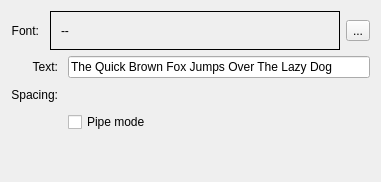
<?xml version="1.0" encoding="UTF-8"?>
<ui version="4.0">
 <class>KisWdgTextBrush</class>
 <widget class="QWidget" name="KisWdgTextBrush">
  <property name="geometry">
   <rect>
    <x>0</x>
    <y>0</y>
    <width>381</width>
    <height>182</height>
   </rect>
  </property>
  <layout class="QVBoxLayout" name="verticalLayout">
   <item>
    <layout class="QHBoxLayout" name="horizontalLayout">
     <item>
      <widget class="QLabel" name="label">
       <property name="sizePolicy">
        <sizepolicy hsizetype="Fixed" vsizetype="Preferred">
         <horstretch>0</horstretch>
         <verstretch>0</verstretch>
        </sizepolicy>
       </property>
       <property name="text">
        <string>Font:</string>
       </property>
       <property name="alignment">
        <set>Qt::AlignRight|Qt::AlignTrailing|Qt::AlignVCenter</set>
       </property>
       <property name="margin">
        <number>10</number>
       </property>
       <property name="indent">
        <number>5</number>
       </property>
      </widget>
     </item>
     <item>
      <widget class="QLabel" name="lblFont">
       <property name="sizePolicy">
        <sizepolicy hsizetype="Maximum" vsizetype="MinimumExpanding">
         <horstretch>0</horstretch>
         <verstretch>0</verstretch>
        </sizepolicy>
       </property>
       <property name="minimumSize">
        <size>
         <width>180</width>
         <height>30</height>
        </size>
       </property>
       <property name="maximumSize">
        <size>
         <width>16777</width>
         <height>40</height>
        </size>
       </property>
       <property name="frameShape">
        <enum>QFrame::Box</enum>
       </property>
       <property name="frameShadow">
        <enum>QFrame::Plain</enum>
       </property>
       <property name="lineWidth">
        <number>1</number>
       </property>
       <property name="text">
        <string>--</string>
       </property>
       <property name="scaledContents">
        <bool>true</bool>
       </property>
       <property name="indent">
        <number>10</number>
       </property>
      </widget>
     </item>
     <item>
      <widget class="QToolButton" name="bnFont">
       <property name="sizePolicy">
        <sizepolicy hsizetype="Fixed" vsizetype="Fixed">
         <horstretch>0</horstretch>
         <verstretch>0</verstretch>
        </sizepolicy>
       </property>
       <property name="text">
        <string>...</string>
       </property>
       <property name="shortcut">
        <string/>
       </property>
      </widget>
     </item>
    </layout>
   </item>
   <item>
    <layout class="QGridLayout" name="gridLayout">
     <property name="spacing">
      <number>10</number>
     </property>
     <item row="0" column="0">
      <widget class="QLabel" name="labelText">
       <property name="text">
        <string>Text:</string>
       </property>
       <property name="alignment">
        <set>Qt::AlignRight|Qt::AlignTrailing|Qt::AlignVCenter</set>
       </property>
      </widget>
     </item>
     <item row="0" column="1">
      <widget class="QLineEdit" name="lineEdit">
       <property name="sizePolicy">
        <sizepolicy hsizetype="MinimumExpanding" vsizetype="Minimum">
         <horstretch>0</horstretch>
         <verstretch>0</verstretch>
        </sizepolicy>
       </property>
       <property name="minimumSize">
        <size>
         <width>0</width>
         <height>0</height>
        </size>
       </property>
       <property name="font">
        <font>
         <weight>50</weight>
         <italic>false</italic>
         <bold>false</bold>
         <underline>false</underline>
         <strikeout>false</strikeout>
        </font>
       </property>
       <property name="text">
        <string>The Quick Brown Fox Jumps Over The Lazy Dog</string>
       </property>
      </widget>
     </item>
     <item row="1" column="0">
      <widget class="QLabel" name="label_2">
       <property name="sizePolicy">
        <sizepolicy hsizetype="Fixed" vsizetype="Preferred">
         <horstretch>0</horstretch>
         <verstretch>0</verstretch>
        </sizepolicy>
       </property>
       <property name="text">
        <string>Spacing:</string>
       </property>
       <property name="alignment">
        <set>Qt::AlignRight|Qt::AlignTrailing|Qt::AlignVCenter</set>
       </property>
      </widget>
     </item>
     <item row="1" column="1">
      <widget class="KisDoubleSliderSpinBox" name="inputSpacing" native="true"/>
     </item>
     <item row="2" column="1">
      <widget class="QCheckBox" name="pipeModeChbox">
       <property name="sizePolicy">
        <sizepolicy hsizetype="Fixed" vsizetype="Minimum">
         <horstretch>0</horstretch>
         <verstretch>0</verstretch>
        </sizepolicy>
       </property>
       <property name="toolTip">
        <string>use only one letter at a time</string>
       </property>
       <property name="text">
        <string>Pipe mode</string>
       </property>
      </widget>
     </item>
    </layout>
   </item>
   <item>
    <spacer name="spacer2">
     <property name="orientation">
      <enum>Qt::Vertical</enum>
     </property>
     <property name="sizeType">
      <enum>QSizePolicy::Expanding</enum>
     </property>
     <property name="sizeHint" stdset="0">
      <size>
       <width>30</width>
       <height>21</height>
      </size>
     </property>
    </spacer>
   </item>
  </layout>
 </widget>
 <customwidgets>
  <customwidget>
   <class>KisDoubleSliderSpinBox</class>
   <extends>QWidget</extends>
   <header>kis_slider_spin_box.h</header>
   <container>1</container>
  </customwidget>
 </customwidgets>
 <resources/>
 <connections/>
</ui>
